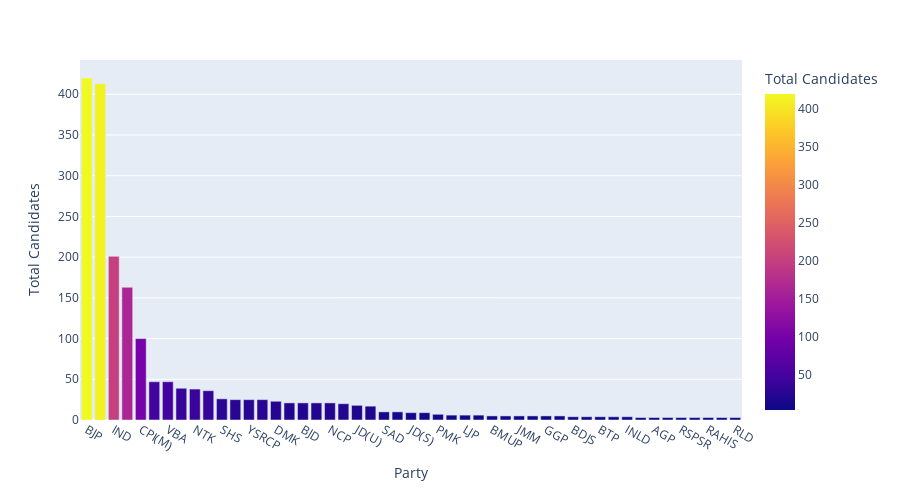

This figure's notebook cell:
### Code cell
candidates_per_party = df.PARTY.value_counts().reset_index().rename(columns = {'index':'Party','PARTY':'Total Candidates'}).head(50)
candidates_per_party = candidates_per_party[candidates_per_party['Party'] != 'NOTA']
fig = px.bar(candidates_per_party, x='Party', y='Total Candidates', color='Total Candidates', height=500)
fig.show()

### Figure 1 — Plotly figure (JSON) as saved in the notebook; plotly's stock layout.template omitted (floating-point values rounded to 4 significant figures)
{"data": [{"alignmentgroup": "True", "hovertemplate": "Party=%{x}<br>Total Candidates=%{marker.color}<extra></extra>", "legendgroup": "", "marker": {"color": [420, 413, 201, 163, 100, 47, 47, 39, 38, 36, 26, 25, 25, 25, 23, 21, 21, 21, 21, 20, 18, 17, 10, 10, 9, 9, 7, 6, 6, 6, 5, 5, 5, 5, 5, 5, 4, 4, 4, 4, 4, 3, 3, 3, 3, 3, 3, 3, 3], "coloraxis": "coloraxis"}, "name": "", "offsetgroup": "", "orientation": "v", "showlegend": false, "textposition": "auto", "type": "bar", "x": ["BJP", "INC", "IND", "BSP", "CPI(M)", "AITC", "VBA", "SP", "NTK", "MNM", "SHS", "AAP", "YSRCP", "TDP", "DMK", "RJD", "BJD", "AIADMK", "NCP", "JnP", "JD(U)", "TRS", "SAD", "SBSP", "JD(S)", "APoI", "PMK", "JNJP", "LJP", "CPI(ML)(L)", "BMUP", "BLSP", "JMM", "NPEP", "GGP", "RSP", "BDJS", "DMDK", "BTP", "SDPI", "INLD", "PUNEKP", "AGP", "AIMIM", "RSPSR", "IUML", "RAHIS", "LIP", "RLD"], "xaxis": "x", "y": [420, 413, 201, 163, 100, 47, 47, 39, 38, 36, 26, 25, 25, 25, 23, 21, 21, 21, 21, 20, 18, 17, 10, 10, 9, 9, 7, 6, 6, 6, 5, 5, 5, 5, 5, 5, 4, 4, 4, 4, 4, 3, 3, 3, 3, 3, 3, 3, 3], "yaxis": "y"}], "layout": {"barmode": "relative", "coloraxis": {"colorbar": {"title": {"text": "Total Candidates"}}, "colorscale": [[0, "#0d0887"], [0.1111, "#46039f"], [0.2222, "#7201a8"], [0.3333, "#9c179e"], [0.4444, "#bd3786"], [0.5556, "#d8576b"], [0.6667, "#ed7953"], [0.7778, "#fb9f3a"], [0.8889, "#fdca26"], [1, "#f0f921"]]}, "height": 500, "legend": {"tracegroupgap": 0}, "margin": {"t": 60}, "xaxis": {"anchor": "y", "domain": [0, 1], "title": {"text": "Party"}}, "yaxis": {"anchor": "x", "domain": [0, 1], "title": {"text": "Total Candidates"}}}}
